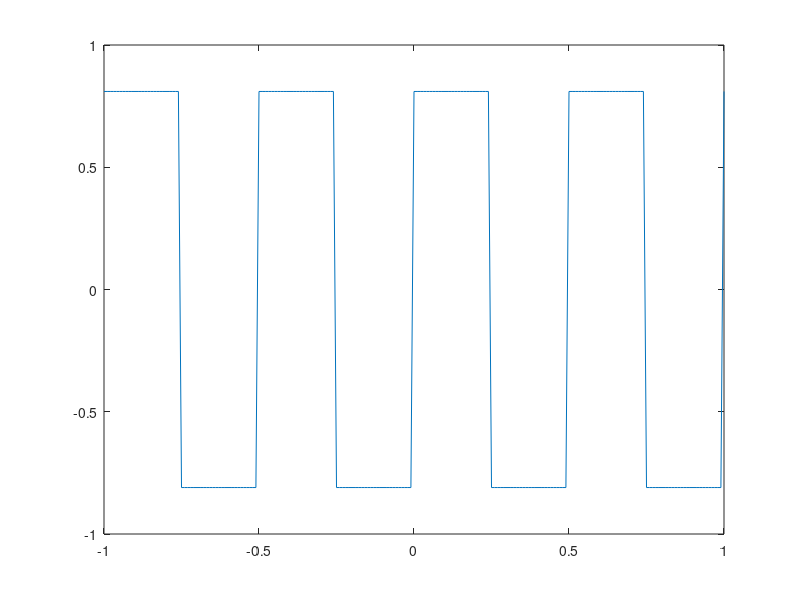

The MATLAB script that drew this image:
x = linspace(0,10,50);
y1 = sin(x);
plot(x,y1)
title('Combine Plots')
xlabel('x value')
ylabel('y value')
hold on

y2 = sin(x/2);
plot(x,y2)

y3 = 2*sin(x);
scatter(x,y3) 

hold off

t = (-1:0.01:1)';

impulse = t==0;
unitstep = t>=0;
ramp = t.*unitstep;
quad = t.^2.*unitstep;
sqwave = 0.81*square(4*pi*t);
plot(t,sqwave)


sqwave1 = 0.81*square(4*pi*t);
plot(t,sqwave1)
